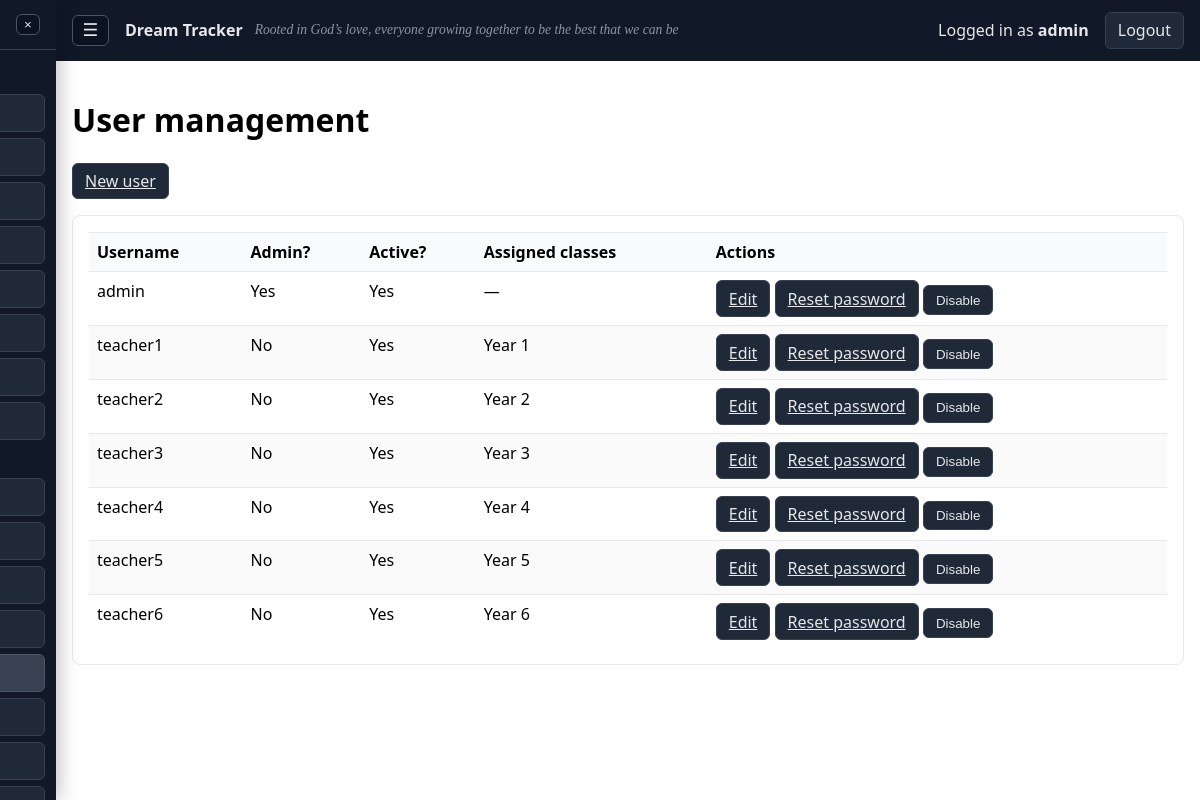
The page /admin/users (signed in) on the database its author committed.
### models.py (models this page shows, shortened)
class Teacher(UserMixin, db.Model):
    __tablename__ = "teachers"
    id = db.Column(db.Integer, primary_key=True)
    username = db.Column(db.String(80), unique=True, nullable=False)
    password_hash = db.Column(db.String(255), nullable=False)
    class_id = db.Column(db.Integer, db.ForeignKey("classes.id"))
    is_admin = db.Column(db.Boolean, nullable=False, default=False)
    is_active = db.Column(db.Boolean, nullable=False, default=True)
    class_links = db.relationship("TeacherClass", back_populates="teacher", cascade="all, delete-orphan")
    classes = db.relationship("SchoolClass", secondary="teacher_classes", viewonly=True)

### app.py (the view)
    @app.route("/admin/users")
    @login_required
    def admin_users():
        if not is_admin_user():
            flash("Admins only.", "error")
            return redirect(url_for("dashboard", subject="maths"))
        users = Teacher.query.order_by(Teacher.is_admin.desc(), Teacher.username.asc()).all()
        return render_template("admin_users.html", users=users)

### templates/admin_users.html (shortened to what this page needs)
{% extends "layout.html" %}
{% block content %}
<h1>User management</h1>
<p><a class="button" href="{{ url_for('admin_user_new') }}">New user</a></p>
<section class="card">
  <div class="table-scroll">
  <table>
    <thead>
      <tr>
        <th>Username</th>
        <th>Admin?</th>
        <th>Active?</th>
        <th>Assigned classes</th>
        <th>Actions</th>
      </tr>
    </thead>
    <tbody>
      {% for u in users %}
      <tr>
        <td>{{ u.username }}</td>
        <td>{{ 'Yes' if u.is_admin else 'No' }}</td>
        <td>{{ 'Yes' if u.is_active else 'No' }}</td>
        <td>
          {% if u.classes %}
            {{ u.classes | map(attribute='name') | join(', ') }}
          {% elif u.klass %}
            {{ u.klass.name }}
          {% else %}
            —
          {% endif %}
        </td>
        <td>
          <a class="button" href="{{ url_for('admin_user_edit', user_id=u.id) }}">Edit</a>
          <a class="button" href="{{ url_for('admin_user_reset_password', user_id=u.id) }}">Reset password</a>
          <form method="post" action="{{ url_for('admin_user_toggle_active', user_id=u.id) }}" class="inline" style="display:inline-flex;">
            <button type="submit" class="button">{{ 'Disable' if u.is_active else 'Enable' }}</button>
          </form>
        </td>
      </tr>
      {% endfor %}
    </tbody>
  </table>
  </div>
</section>
{% endblock %}

### templates/layout.html (shortened to what this page needs)
<!doctype html>
<html lang="en">
<head>
</head>
<body>
  {% set sidebar_params = namespace(values={}) %}
  {% for key in ['year','term','class','gender','pp','laps','svc','min_pct','max_pct','band'] %}
    {% if request.args.get(key) %}
      {% set _ = sidebar_params.values.update({key: request.args.get(key)}) %}
    {% endif %}
  {% endfor %}
  {% set sidebar_subject = request.view_args.get('subject') if request.view_args and request.view_args.get('subject') else request.args.get('subject', 'maths') %}
  {% set sidebar_mode = request.args.get('mode', 'table' if current_user.is_admin else 'home') %}
  {% set reports_href = url_for('reports', **sidebar_params.values) %}
  {% set is_year6_menu = y6_nav is not none %}
  {% if current_user.is_authenticated %}
    <div id="sidebarHoverZone" class="hover-zone" aria-hidden="true"></div>
    <aside id="sidebar" class="sidebar" aria-label="Main menu">
      <div class="sidebar-head">
        <button id="menuCloseBtn" class="sidebar-close" aria-label="Close menu" type="button">×</button>
      </div>
      <nav class="sidebar-nav">
        <div class="section-title">Teacher</div>
        {% if is_year6_menu %}
          <a class="sidebar-link {{ 'active' if request.endpoint == 'y6_home' or (request.endpoint == 'dashboard' and sidebar_mode == 'home') else '' }}" href="{{ url_for('y6_home', **sidebar_params.values) }}">Home</a>
          <a class="sidebar-link {{ 'active' if request.endpoint in ['y6_sats_tracker', 'sats_page'] else '' }}" href="{{ url_for('y6_sats_tracker', **sidebar_params.values) }}">SATs Tracker</a>
          <a class="sidebar-link {{ 'active' if request.endpoint in ['y6_writing', 'writing_dashboard'] or (request.endpoint == 'dashboard' and sidebar_subject == 'writing') else '' }}" href="{{ url_for('y6_writing', **sidebar_params.values) }}">Writing</a>
          <a class="sidebar-link {{ 'active' if request.endpoint in ['y6_reports', 'reports'] else '' }}" href="{{ url_for('y6_reports', **sidebar_params.values) }}">Reports</a>
        {% else %}
          <a class="sidebar-link {{ 'active' if request.endpoint == 'dashboard' and sidebar_mode == 'home' else '' }}" href="{{ url_for('dashboard', subject='maths', mode='home', **sidebar_params.values) }}">Home</a>
          <a class="sidebar-link {{ 'active' if request.endpoint == 'dashboard' and sidebar_mode == 'table' and sidebar_subject == 'maths' else '' }}" href="{{ url_for('dashboard', subject='maths', mode='table', **sidebar_params.values) }}">Maths</a>
          <a class="sidebar-link {{ 'active' if request.endpoint == 'dashboard' and sidebar_mode == 'table' and sidebar_subject == 'reading' else '' }}" href="{{ url_for('dashboard', subject='reading', mode='table', **sidebar_params.values) }}">Reading</a>
          <a class="sidebar-link {{ 'active' if request.endpoint == 'dashboard' and sidebar_mode == 'table' and sidebar_subject == 'spag' else '' }}" href="{{ url_for('dashboard', subject='spag', mode='table', **sidebar_params.values) }}">SPaG</a>
          <a class="sidebar-link {{ 'active' if request.endpoint == 'dashboard' and sidebar_mode == 'table' and sidebar_subject == 'writing' else '' }}" href="{{ url_for('dashboard', subject='writing', mode='table', **sidebar_params.values) }}">Writing</a>
          <a class="sidebar-link {{ 'active' if request.endpoint == 'assessments' else '' }}" href="{{ url_for('assessments') }}">GAP</a>
          <a class="sidebar-link {{ 'active' if request.endpoint == 'interventions' else '' }}" href="{{ url_for('interventions') }}">Interventions</a>
          <a class="sidebar-link {{ 'active' if request.endpoint == 'reports' else '' }}" href="{{ reports_href }}">Reports</a>
        {% endif %}
        {% if current_user.is_admin %}
          <div class="section-title">Admin</div>
          <a class="sidebar-link {{ 'active' if request.endpoint in ['admin_home','admin_overview'] else '' }}" href="{{ url_for('admin_home') }}">Home</a>
          <a class="sidebar-link {{ 'active' if request.endpoint in ['interventions','admin_interventions'] else '' }}" href="{{ url_for('interventions') }}">Interventions</a>
          <a class="sidebar-link {{ 'active' if request.endpoint == 'admin_years' else '' }}" href="{{ url_for('admin_years') }}">Years</a>
          <a class="sidebar-link {{ 'active' if request.endpoint == 'admin_promote' else '' }}" href="{{ url_for('admin_promote') }}">Promote</a>
          <a class="sidebar-link {{ 'active' if request.endpoint == 'admin_users' else '' }}" href="{{ url_for('admin_users') }}">Users</a>
          <a class="sidebar-link {{ 'active' if request.endpoint == 'admin_classes' else '' }}" href="{{ url_for('admin_classes') }}">Classes</a>
          <a class="sidebar-link {{ 'active' if request.endpoint == 'admin_archive' else '' }}" href="{{ url_for('admin_archive') }}">Archive</a>
          <a class="sidebar-link {{ 'active' if request.endpoint == 'import_results' else '' }}" href="{{ url_for('import_results') }}">Import data</a>
        {% endif %}
      </nav>
    </aside>
  {% endif %}
  <header class="bar">
    {% if current_user.is_authenticated %}
      <button id="menuBtn" class="menu-btn" aria-label="Open menu" type="button">☰</button>
    {% endif %}
    <div class="brand-wrap">
      <a class="brand" href="{{ url_for('index') }}">Dream Tracker</a>
      <span class="school-motto">Rooted in God’s love, everyone growing together to be the best that we can be</span>
    </div>
    {% if current_user.is_authenticated %}
      <span>Logged in as <strong>{{ current_user.username }}</strong></span>
      <a class="button" href="{{ url_for('logout') }}">Logout</a>
    {% else %}
      <a class="button" href="{{ url_for('login') }}">Login</a>
    {% endif %}
  </header>
  <main>
    {% block content %}{% endblock %}
  </main>
</body>
</html>

### templates/layout.html (style rules this page uses)
html, body { height: 100%; }
body { font-family: system-ui, -apple-system, Segoe UI, Roboto, Arial, sans-serif; margin: 0; padding: 0; display: block; width: 100%; overflow-x: hidden; }
header.bar { display: flex; align-items: center; flex-wrap: wrap; gap: 1rem; padding: 0.75rem 1rem; background: #111827; color: #e5e7eb; width: 100%; box-sizing: border-box; }
header.bar .brand { color: #e5e7eb; text-decoration: none; font-weight: 700; white-space: nowrap; }
header.bar .brand-wrap { display: inline-flex; align-items: center; position: relative; }
.school-motto { position: absolute; left: calc(100% + 0.75rem); font-family: "Georgia", "Times New Roman", cursive; font-style: italic; font-size: 0.85rem; color: #9ca3af; white-space: nowrap; opacity: 0.9; }
.menu-btn { border: 1px solid #4b5563; border-radius: 6px; background: #0b1220; color: #e5e7eb; font-size: 1.1rem; line-height: 1; padding: 0.35rem 0.6rem; cursor: pointer; }
header.bar a { color: #e5e7eb; text-decoration: none; }
.sidebar { position: fixed; top: 0; left: 0; height: 100vh; width: 260px; background: #111827; color: #e5e7eb; z-index: 30; box-shadow: 3px 0 18px rgba(0, 0, 0, 0.25); transform: translateX(-204px); transition: transform 0.2s ease; overflow-y: auto; }
.hover-zone { position: fixed; top: 0; left: 0; bottom: 0; width: 20px; z-index: 25; background: transparent; }
.sidebar-head { display: flex; align-items: center; justify-content: space-between; padding: 0.85rem 1rem; border-bottom: 1px solid #374151; font-weight: 700; }
.sidebar-close { border: 1px solid #4b5563; border-radius: 6px; background: #0b1220; color: #e5e7eb; line-height: 1; padding: 0.2rem 0.45rem; cursor: pointer; }
.sidebar-nav { display: flex; flex-direction: column; gap: 0.35rem; padding: 0.7rem; }
.sidebar-nav .section-title { color: #9ca3af; font-size: 0.8rem; text-transform: uppercase; letter-spacing: 0.02em; margin: 0.45rem 0 0.1rem; padding: 0 0.45rem; }
.sidebar-link { color: #e5e7eb; text-decoration: none; border: 1px solid #374151; border-radius: 6px; background: #1f2937; padding: 0.45rem 0.6rem; white-space: nowrap; overflow: hidden; text-overflow: ellipsis; }
.sidebar-link.active { background: #374151; border-color: #4b5563; }
a.button, button.button, .button { display: inline-block; padding: 0.4rem 0.75rem; border: 1px solid #374151; border-radius: 6px; background: #1f2937; color: #e5e7eb; white-space: nowrap; }
main { padding: 1rem; }
body.has-sidebar main, body.has-sidebar header.bar { padding-left: calc(56px + 1rem); }
section.card, .card { border: 1px solid #e5e7eb; border-radius: 8px; padding: 1rem; margin: 1rem 0; }
table { width: 100%; border-collapse: collapse; }
th, td { padding: 0.5rem; border-top: 1px solid #e5e7eb; text-align: left; vertical-align: top; }
th { background: #f9fafb; }
form.inline { display: flex; flex-wrap: wrap; gap: 0.75rem; align-items: end; }
tbody tr:nth-child(even) { background: #fafafa; }
.table-scroll { width: 100%; overflow-x: auto; -webkit-overflow-scrolling: touch; }

### rows shown on the page
Teacher: username "admin", is_admin "Yes", is_active "Yes", is_active "Disable"
Teacher: username "teacher1", is_admin "No", is_active "Yes", classes|map "Year 1", is_active "Disable"
Teacher: username "teacher2", is_admin "No", is_active "Yes", classes|map "Year 2", is_active "Disable"
Teacher: username "teacher3", is_admin "No", is_active "Yes", classes|map "Year 3", is_active "Disable"
Teacher: username "teacher4", is_admin "No", is_active "Yes", classes|map "Year 4", is_active "Disable"
Teacher: username "teacher5", is_admin "No", is_active "Yes", classes|map "Year 5", is_active "Disable"
Teacher: username "teacher6", is_admin "No", is_active "Yes", classes|map "Year 6", is_active "Disable"
